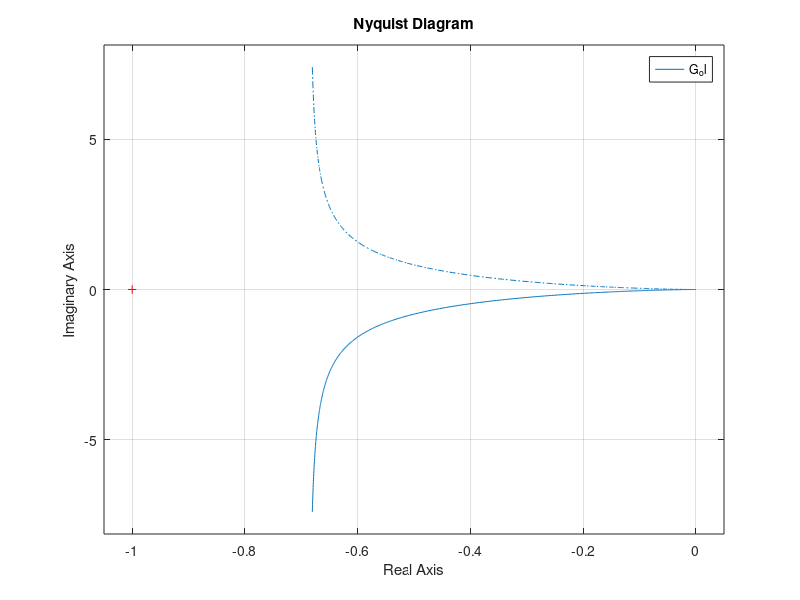
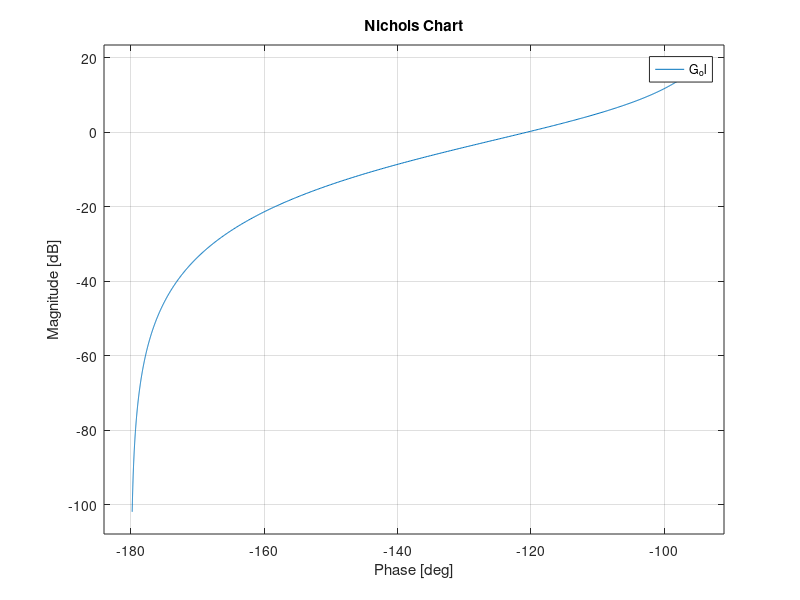
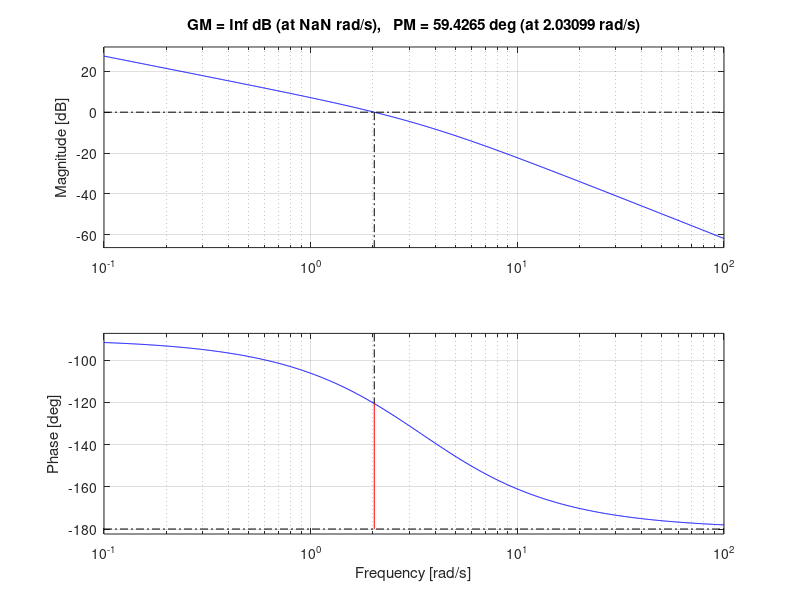
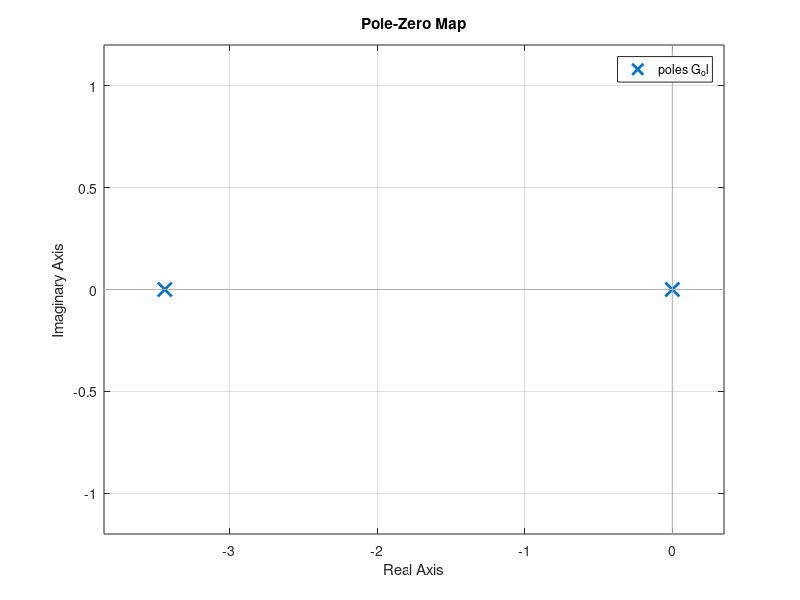

Here is the MATLAB script that generated these plots, in order: (Note: this script raises an error after producing the figures.)
%%% Transferfunction analysis %%%
clear
%%Variable Setup%%

J_1     = 194e-9 + 1.3e-5;          %Inertia of motor system+ first gear
J_2     = 2.41e-5 + 2*1.5e-6;       %Inertia of sled and attached gears
M_3     = 0.723 + 0.108;            %Mass of sled system
B       = 3.4;          %Viscous friction 
L_m     = 219e-6;       %Motor inductance
R_m     = 0.66;         %Motor resistance
K_tau   = 42e-3;        %Torque coeffecient 
K_m     = 0.264;        %Back-EMF coeffecient
n_1     = 1/3;          %First gearing constant
r_3     = 0.01571;      %Radius of gear 3

%% Equations %%

J = J_1 + n_1^2 *(J_2 + M_3*r_3^2); %Equivalent inertia of the system, as seen from the motor

G_1 = B*r_3;                        %Describes the first order terms in the mechanical transferfunction

G_2 = ((J/r_3) + r_3*M_3);   %Describes the second order terms in the mechanical transferfunction

num = [K_tau/n_1];          %Numerator polynomial of the mechanical transferfunction

den =[G_2 G_1 0];     %Denominator polynomial of the mechanical transferfunction


%The following is deprecated but describes the transferfunction of a
%servomotor

% G_1 = r_3*n_1*n_2;              %Angular position to linear position
% G_2 = 1; %1/500;                    %Prototype gain controller

%Definition of numerator and denominator polynomials in the plant
%transferfunction

%num = [K_tau*G_1*G_2];  %Numerator polynomial 
%den = [(J*L_m) (B*L_m+J*R_m) (B*R_m+K_tau*K_m) 0];  %Denominator Polynomial  

G_ol= tf([num], [den])      %Open loop transferfunction

G_cl = feedback(G_ol,1)     %Closed loop transferfunction


%% Analysis %%
%% Open Loop Analysis %%
close all

P_ol= pole(G_ol);
Z_ol= zero(G_ol);

%bode(G)
%figure;
nyquist(G_ol)
figure;
nichols(G_ol)
figure;
margin(G_ol)
damp(G_ol)
figure;
pzmap(G_ol)
figure;
%rlocus(G)
p = pzoptions;
p.Grid = 'on';
h = rlocusplot(G_ol, p);

%% Closed loop Analysis %%

Si=stepinfo(G_cl)
figure;
step(G_cl)
figure;
impulse(G_cl)
damp(G_cl)
